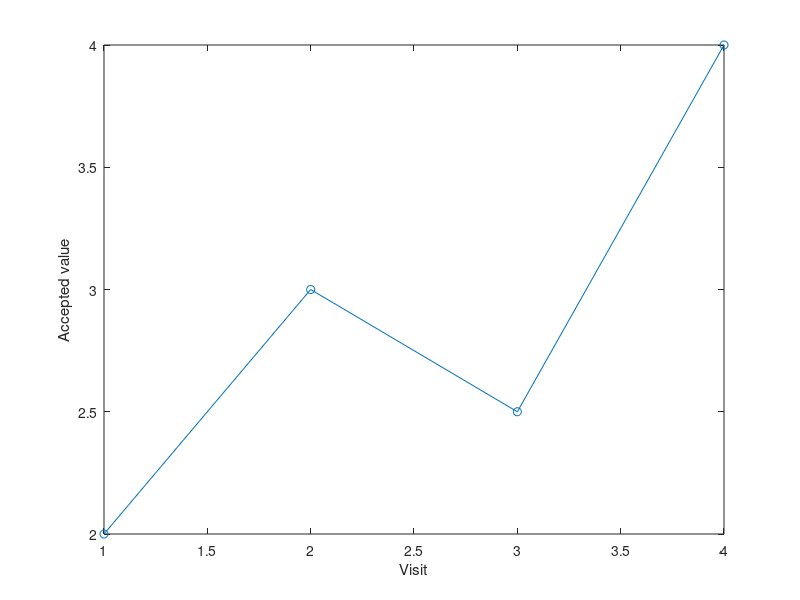

The MATLAB source for this figure:
% Synthetic series for routing and MATLAB editing; no analysis is recomputed.
x = [1 2 3 4];
y = [2 3 2.5 4];
f = figure;
plot(x, y, '-o');
xlabel('Visit'); ylabel('Accepted value');
% Export explicitly in a real authorized rendering task.
